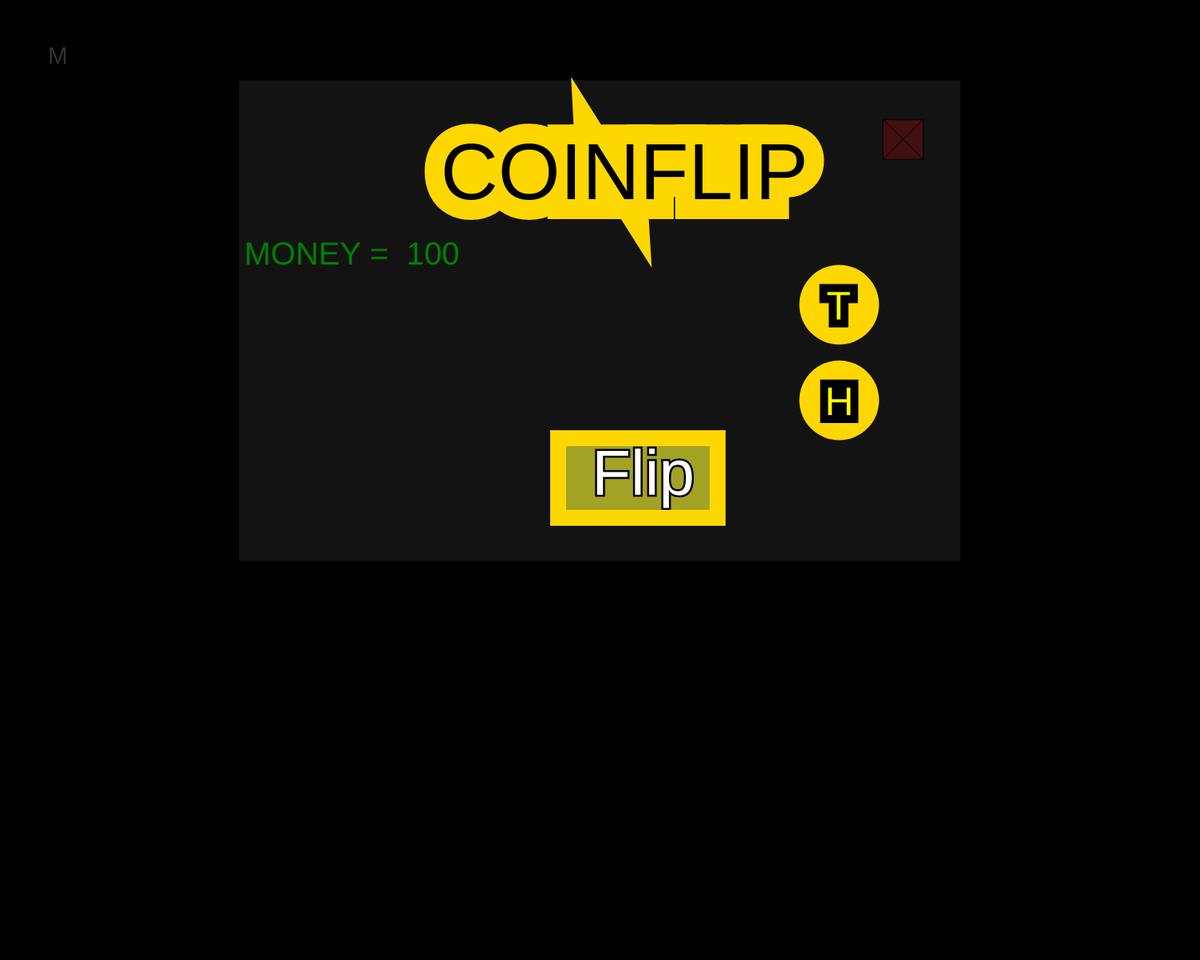
Frame 1 (no input)
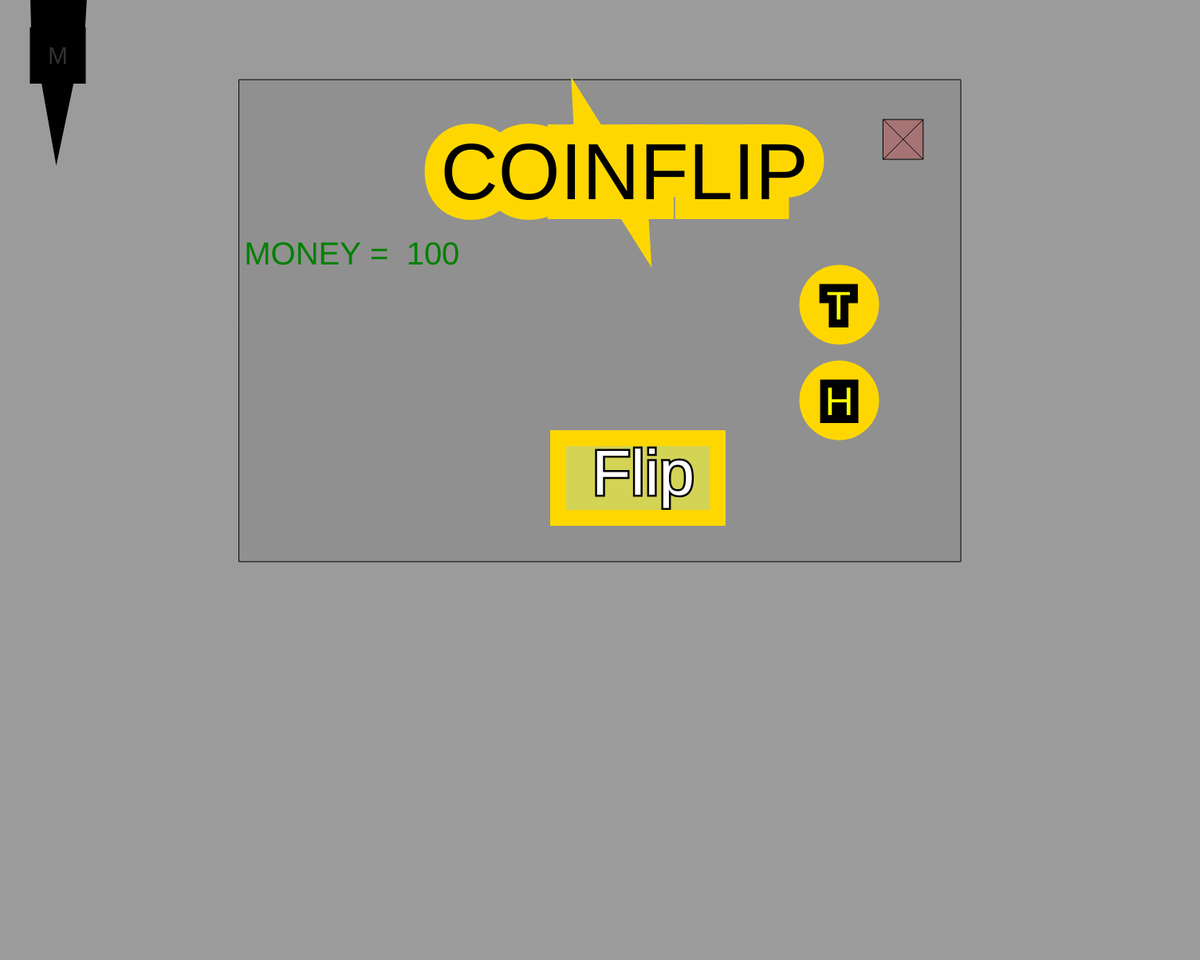
Frame 60 (no input)
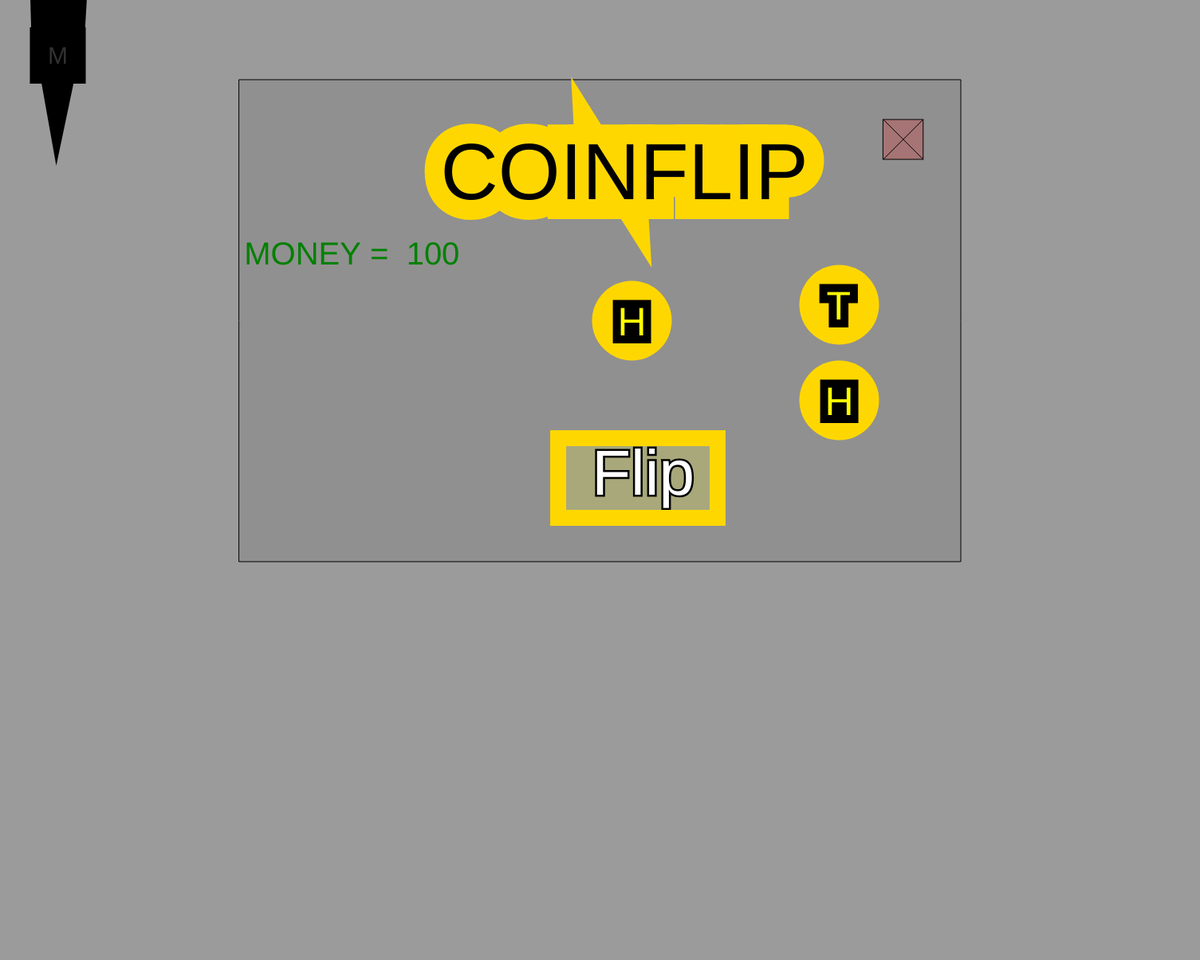
Frame 120 (the mouse pressed at the canvas centre since frame 60)

The p5.js sketch that drew these frames (run headless with seeded random() and noise() and a simulated clock; from frame 60 on, the mouse is pressed at the canvas centre):

// p5.js sketch
// ── sketch.js

var moss; // for if mouse is pressed

var closeMenu=true; // for closing menu when close button is presssed
var openedMenu;// for checking if menu is opened

var closeOptions=true;// for closing options when menu is closed
var openedOptions;// for checking if options is opened
var backgroundOn = false; // for turing on background
var backgroundColour = 'black';

var closegameSelection = true;//for closing games selection
var openedgameSelection;//for checking if game selection is opened

var closeGameCoinFlip = false;//for closing the coinflip game
var openedGameCoinFlip;//for checking if the coinflip game is opened
var startFlipping = false;//for starting the flipping 
var cFlipHeads = false;//for displaying heads coin side
var cFlipTails = false;//for displaying tails coin side
var cFlipMoney = 100;//starting money for cFlipGame

var cMoneyMultiple = 0;//for when guessed, it changes to 1, allowing money to be addeed or substracted

var cFlipHeadsGuess = false;//for button to guess the coin
var cFlipTailsGuess = false;//for button to guess the coin


function setup()
{
    createCanvas(1505,1205);    
}
function draw()
{
    background(backgroundColour);
    renderMainBackground();
    renderMenu();
    renderMenuButton(50,40);
    renderOptions();
    rendergameSelection();
    renderCoinFlipGame();
      
}
function mousePressed()
{
    moss = true;
}//for if mouse is pressed
function mouseReleased()
{
    moss = false;
}//for if mouse is released
function renderMainBackground()
{
    if(backgroundOn)
        {
            backgroundColour = 'black';
            for(var h = 0; h<20;h++)
            {
                for(var i = 0; i<25;i++)
                {
                    var maxDist = dist(0,0,width/2,height/2);
                    var d = (dist(mouseX,mouseY,i*60,h*60))*10;
                    var r = d/maxDist;
                    fill(255);
                    rect(0+i*60,0+h*60,r*20,r*20);
                }
            }
        }
    else
        {
            backgroundColour = 155;
            return;
        }
    
}//makes the background
function renderMenu()
{
    if(closeMenu)
        {
            openedMenu = false;
            return;
        }
    else
        {
            closegameSelection = true;
            closeOptions = true;
            openedMenu = true;
            closeGameCoinFlip  = true;
            push();
            fill(100,100,100,50);
            rect(100,100,width-200,height-200);
            menuShutDownButton(width*6/7,150);
            fill(255,255,255,100);
            strokeWeight(50);
            stroke(0);
            textSize(100);
            text('MAIN MENU',width/2-250,250);
            pop();
            renderOptionsButtonInMenu(500,550,550,100);
            rendergamesButtonInMenu(500,400,550,100);
        }
}//makes the main menu
function renderMenuButton(x,y)
{
    if(openedMenu||openedOptions||openedgameSelection)
        {
            return;
        }
    else
        {
            var cola = 0; 
            if(mousePressed&&mouseX>x&&mouseX<x+50&&mouseY>y&&mouseY<y+50)
                {
                    if(moss)
                        {
                            cola = 200;
                            closeMenu = false;
                        }
                    else
                        {
                            cola = 100;
                        }
                }
            push();
            fill(255,255,255,cola);
            rect(x,y,50,50);
            fill(255,255,255,50+cola);
            strokeWeight(50);
            stroke(0);
            textSize(30);
            text('M',x+10,y+40);
            pop();
        }
}//makes the menu button over main background
function renderOptionsButtonInMenu(x,y,w,h)
{
    var opFill = 100;
    if(moss&&mouseX>x&&mouseX<x+w&&mouseY>y&&mouseY<y+h)
        {
            closeOptions = false;
            closeMenu = true;
            closegameSelection = true;
            closeGameCoinFlip  = true;
            opFill = 205;
        }
    push();
    fill(opFill+50,opFill+50,opFill+50,opFill);
    rect(x,y,w,h);
    fill(255,255,255,100);
    stroke(0);
    strokeWeight(20);
    textSize(50);
    text('OPTIONS',x+w/3.5,y+h/1.5);
    pop();
}//makes the option button in main menu
function menuShutDownButton(x,y)
{
    var colo = 0; 
    if(mousePressed&&mouseX>x&&mouseX<x+50&&mouseY>y&&mouseY<y+50)
        {
            if(moss)
                {
                    colo = 200;
                    closeMenu = true;
                }
            else
                {
                    colo = 100;
                }
        };
    push();
    fill(255,0,0,50+colo);
    rect(x,y,50,50);
    line(x,y,x+50,y+50);
    line(x,y+50,x+50,y);
    pop();
    
}//closes the main menu
function renderOptions()
{
    if(closeOptions)
        {
            openedOptions = false;
            return;
        }
    else
        {
            openedOptions = true; 
            push();
            fill(100,100,100,50);
            rect(200,100,width-400,height-200);
            optionShutDownButton(width*6/7-100,150);
            push();
            fill(255,255,255,100);
            strokeWeight(50);
            stroke(0);
            textSize(100);
            text('OPTIONS',width/2-250,250);
            pop();
            backkround(300,300,200,50);
        }
        
}//makes the options window
function optionShutDownButton(x,y)
{
    var colo = 0; 
    if(mousePressed&&mouseX>x&&mouseX<x+50&&mouseY>y&&mouseY<y+50)
        {
            if(moss)
                {
                    colo = 200;
                    closeOptions = true;
                    closeMenu = false;
                    closeGameCoinFlip  = true;
                }
            else
                {
                    colo = 100;
                    closeOptions = false;
                }
        };
    push();
    fill(255,0,0,50+colo);
    rect(x,y,50,50);
    line(x,y,x+50,y+50);
    line(x,y+50,x+50,y);
    pop();
}//closes the options window
function backkround(x,y,w,h)
{
    push();
    fill(backgroundColour)
    rect(x,y,w,h);
    if(mouseX>x&&mouseX<x+w&&mouseY>y&&mouseY<y+h)
        {            
            if(moss)
            {
                baccc = 255;
                backgroundOn = !backgroundOn;
            }
            else
            {
                baccc = 180;
            }
        }
    else
        {
            baccc = 100;
        }
    fill(baccc,baccc,baccc,100);
    textSize(20);
    text('BACKGROUND',x+w*1/8,y+h*1/1.5);
    pop();
}//makes a working background changing button in options
function rendergamesButtonInMenu(x,y,w,h)
{
    var opFill = 100;
    if(moss&&mouseX>x&&mouseX<x+w&&mouseY>y&&mouseY<y+h)
        {
            closeOptions = true;
            closeMenu = true;
            closegameSelection = false;
            closeGameCoinFlip  = true;
            opFill = 205;
        }
    push();
    fill(opFill+50,opFill+50,opFill+50,opFill);
    rect(x,y,w,h);
    fill(255,255,255,100);
    stroke(0);
    strokeWeight(20);
    textSize(50);
    text('GAMES',x+w/3.5,y+h/1.5);
    pop();
}//makes a button to open games selection window
function rendergameSelection()
{
    if(closegameSelection)
        {
            openedgameSelection = false;
            return;
        }
    else
        {
            openedgameSelection = true; 
            push();
            fill(100,100,100,50);
            rect(400,100,width-800,height-600);
            gameShutDownButton(width*6/7-280,150);
            renderCoinFlipGameIcon(width/2-300,300,100,100);
            push();
            fill(255,255,255,100);
            strokeWeight(50);
            stroke(0);
            textSize(100);
            text('GAMES',width/2-200,250);
            pop();
            
        }
}//makes the game selection window
function gameShutDownButton(x,y)
{
    var colo = 0; 
    if(mousePressed&&mouseX>x&&mouseX<x+50&&mouseY>y&&mouseY<y+50)
        {
            if(moss)
                {
                    colo = 200;
                    closegameSelection = true;
                    closeMenu = false;
                }
            else
                {
                    colo = 100;
                    closegameSelection = false;
                }
        };
    push();
    fill(255,0,0,50+colo);
    rect(x,y,50,50);
    line(x,y,x+50,y+50);
    line(x,y+50,x+50,y);
    pop();
}//closes the game selection window




function renderCoinFlipGameIcon(x,y,w,h)
{
    push();
    var cpFill = 100;
    if(mouseX>x&&mouseX<x+w&&mouseY>y&&mouseY<y+h)
        {
            if(moss)
                {
                    closeOptions = true;
                    closeMenu = true;
                    closegameSelection = true;
                    closeGameCoinFlip  = false;
                    cpFill = 0;
                }
            else
                {
                    cpFill = 200;
                }
        }
    fill(255,255,50,cpFill+55);
    strokeWeight(20);
    stroke('gold');
    rect(x,y,w,h);
    fill(255,255,255,100);
    strokeWeight(5);
    textSize(80);
    text('C',x+w/3.5-10,y+h/1.5+10);
    pop();
}
function renderCoinFlipGame()
{
    if(closeGameCoinFlip)
        {
            openedGameCoinFlip = false;
            return;
        }
    else
        {
            openedGameCoinFlip = true; 
            push();
            fill(100,100,100,50);
            rect(300,100,width-600,height-600);
            coinFlipShutDownButton(width*8/9-230,150);
            push();
            fill(0,0,0,255);
            strokeWeight(50);
            stroke('gold');
            textSize(100);
            text('COINFLIP',width/2-200,250);
            pop();
            renderCoinFlipFlipButton(700,550,200,100);
            if(startFlipping) {
                if(random(0,1)>0.5)
                    {
                        cFlipHeads = true;
                        cFlipTails = false;
                    }
                else if (random(0,1)<0.5)
                    {
                        cFlipTails = true;
                        cFlipHeads = false;
                    }
                else
                    {
                        cFlipHeads = true;
                        cFlipTails = true;
                    }
                startFlipping = false;
            }
            renderCoins(width/2+40,height/2-200);
            renderCoinFlipScore(width/4-70,height/3-70);
            renderCoinFlipHeadsGuess(width/2+300,height/2-100);
            renderCoinFlipTailsGuess(width/2+300,height/2-220);
        }
}
function coinFlipShutDownButton(x,y)
{
    var colo = 0; 
    if(mousePressed&&mouseX>x&&mouseX<x+50&&mouseY>y&&mouseY<y+50)
        {
            if(moss)
                {
                    colo = 200;
                    closeGameCoinFlip = true;
                    closegameSelection = false;
                }
            else
                {
                    colo = 100;
                    closeGameCoinFlip = false;
                }
        };
    push();
    fill(255,0,0,50+colo);
    rect(x,y,50,50);
    line(x,y,x+50,y+50);
    line(x,y+50,x+50,y);
    pop();
}

//// making a new button in the games selection for opening coin flip window 
////this button shall have the letter C as in for coinflip
function renderCoins(x,y)
{
    if(!startFlipping) {
    if(cFlipHeadsGuess||cFlipTailsGuess) {
        cMoneyMultiple = 1;
        
    }
    else{
        cMoneyMultiple = 0;
    }
    if(cFlipHeads&&cFlipTails==false&&startFlipping==false) {
        push();
        noStroke();
        fill('gold');
        ellipse(x,y,100,100);
        fill('yellow');
        stroke('black');
        strokeWeight(20);
        textSize(50);
        text('H',x-18,y+18);
        pop();
        if(cFlipHeadsGuess) {
            cFlipMoney +=(100*cMoneyMultiple);
            cFlipHeadsGuess = false;
        }
        else{
            cFlipMoney -=(100*cMoneyMultiple);
        }
    }
    else if(cFlipHeads==false&&cFlipTails==true&&startFlipping==false) {
        push();
        noStroke();
        fill('gold');
        ellipse(x,y,100,100);
        fill('yellow');
        stroke('black');
        strokeWeight(20);
        textSize(50);
        text('T',x-16,y+18);
        pop();  
        
        if(cFlipTailsGuess) {
            cFlipMoney +=(100*cMoneyMultiple);
            cFlipTailsGuess = false;
        }
        else{
            cFlipMoney -=(100*cMoneyMultiple);
        }
    }
    else if(cFlipHeads&&cFlipTails&&startFlipping==false) {
        push();
        noStroke();
        fill('gold');
        ellipse(x+50,y,100,100);
        fill('yellow');
        stroke('black');
        strokeWeight(20);
        textSize(50);
        text('H',x-18+50,y+18);
        pop();
        push();
        noStroke();
        fill('gold');
        ellipse(x-50,y,100,100);
        fill('yellow');
        stroke('black');
        strokeWeight(20);
        textSize(50);
        text('T',x-16-50,y+18);
        pop();
        
        cFlipMoney+=(100*cMoneyMultiple);
        cFlipHeadsGuess = false;
        cFlipTailsGuess = false;
    }
    
    }
    else {
        return;
    }
}
function renderCoinFlipFlipButton(x,y,w,h)
{
  push();
    var bpFill = 100;
    if(mouseX>x&&mouseX<x+w&&mouseY>y&&mouseY<y+h)
        {
            if(moss)
                {
                    //put variable for flipping being yes
                    bpFill = 0;
                    startFlipping = true;
    
                }
            else
                {
                    bpFill = 200;
                }
        }
    fill(255,255,50,bpFill+55);
    strokeWeight(20);
    stroke('gold');
    rect(x,y,w,h);
    fill(255);
    strokeWeight(5);
    textSize(80);
    stroke('black');
    text('Flip',x+w/3.5-15,y+h/1.5+4);
    pop();  
}
function renderCoinFlipScore(x,y)
{
    push();
    textSize(40);
    strokeWeight(3);
    fill('green');
    text('MONEY =  '+cFlipMoney,x,y);
    pop();
}
function renderCoinFlipHeadsGuess(x,y)
{
    push();
    var headColour = ['gold','yellow','black'];
    if(dist(mouseX,mouseY,x,y)<50||cFlipHeadsGuess)
        {
            headColour = ['black','yellow','gold']; 
            if((moss||cFlipHeadsGuess)&&!cFlipTailsGuess){
                headColour = ['white','grey','white'];
                cFlipHeadsGuess = true;
            }
        }
    else {
        headColour = ['gold','yellow','black'];
    }
    noStroke();
    fill(headColour[0]);
    ellipse(x,y,100,100);
    fill(headColour[1]);
    stroke(headColour[2]);
    strokeWeight(20);
    textSize(50);
    text('H',x-18,y+18);
    pop();
}
function renderCoinFlipTailsGuess(x,y)
{
    
    push();
    var tailColour = ['gold','yellow','black'];
    if(dist(mouseX,mouseY,x,y)<50||cFlipTailsGuess)
        {
            tailColour = ['black','yellow','gold']; 
            if((moss||cFlipTailsGuess)&&!cFlipHeadsGuess){
                tailColour = ['white','grey','white'];
                cFlipTailsGuess = true;
            }
        }
    else {
        tailColour = ['gold','yellow','black'];
    }
    noStroke();
    fill(tailColour[0]);
    ellipse(x,y,100,100);
    fill(tailColour[1]);
    stroke(tailColour[2]);
    strokeWeight(20);
    textSize(50);
    text('T',x-16,y+18);
    pop();
}


//make it into a heads or tails game with starting money of 100
//user puts in amount of money for game
//user needs to type either 'h' for heads or 't' for tails
//the coin will have a little spin animation before result
//the animation can be done by decreaing and increacing width of ellipse in increments
//after they enter, if they guess correctly then they get double the amout put in
//or if they guess wrong they lose all put in money
